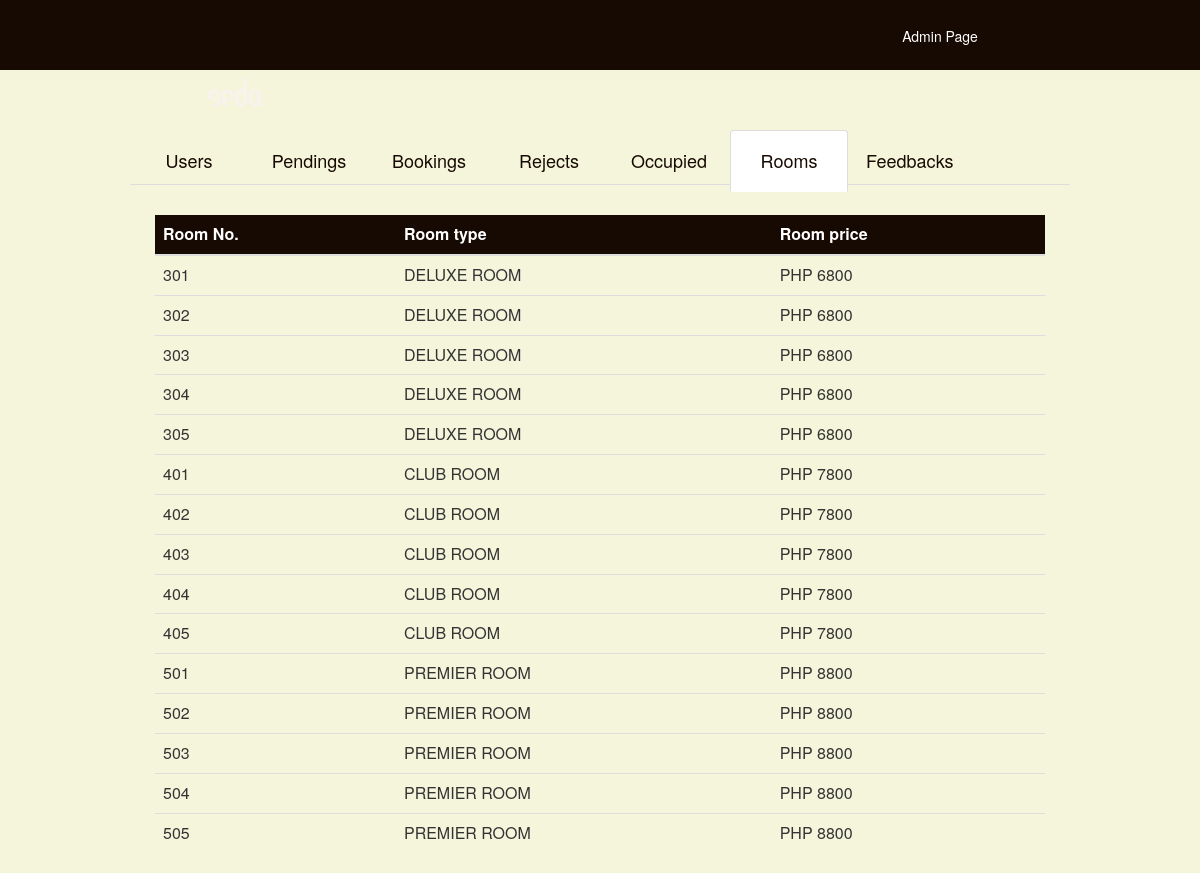
Screenshot of /admin4.php with the database file from the repository.
### tables this page shows
CREATE TABLE IF NOT EXISTS `rooms` (
  `room_num` int(5) NOT NULL,
  `room_type` varchar(100) NOT NULL,
  `room_price` int(50) NOT NULL
);

### admin4.php (the view, shortened to what this page needs)
<?php
$server="localhost";
$username="root";
$password="";
$connect_mysql=mysqli_connect($server,$username,$password) or die ("Connection Failed!");
$rooms = "SELECT * FROM rooms";
$room=mysqli_query($connect_mysql, $rooms) or die("Query Failed : ".mysqli_error());
?>
<html>
     <head>
        <link rel="stylesheet" type="text/css" href="style.css" />
        <link rel="stylesheet" href="https://maxcdn.bootstrapcdn.com/bootstrap/3.3.7/css/bootstrap.min.css">
    </head>
    <body id="adminbg">
        <div id="MainContainer">
            <div id="Header">
                    <div id="NavBar">
                        <ul>
                        <li style="color: white;">Admin Page</li>
                        </ul>
                    </div>
                    <div id="logo"><img src="img/logo2.png" width="70px" hieght="auto"></div>
            </div>
        </div>
         <div id="admin-wrapper" >
            <div id="page-inner">
                  <div class="fluid-container" style="padding: 30px; margin-top: 100px; ">
                    <center>
                    <ul class="nav nav-tabs" role="tablist">
                        <li style="color: white;"><a href="admin1.php" ><h4 id="textcolor">Users</h4></a></li>
                        <li style="color": white;><a href="admin2.php" ><h4 id="textcolor">Pendings</h4></a></li>
                        <li style="color": white;><a href="admin5.php" ><h4 id="textcolor">Bookings</h4></a></li>
                        <li style="color: white;"><a href="admin6.php" ><h4 id="textcolor">Rejects</h4></a></li>
                        <li style="color: white;"><a href="admin3.php" ><h4 id="textcolor">Occupied</h4></a></li>
                        <li class="active" ><a href="admin4.php" ><h4 id="textcolor">Rooms</h4></a></li>
                        <li style="color: white;"><a href="admin7.php" ><h4 id="textcolor">Feedbacks</h4></a></li>
                    </ul>
                    </center>
                </div>
                    <div class="tab-content" style="background-color: beige; color: #170a02;">
                      <div role="tabpanel" class="tab-pane fade in active" id="profile" style="overflow: auto; padding: 0 55px;">
                        <table id="table" class="table table-hover">
                            <thead>
                              <tr id="panel-heading" style="font-size: 16spx;">
                                        <th>Room No.</th>
                                        <th>Room type</th>
                                        <th>Room price</th>
                                    </tr>
                            </thead>
                            <tbody>
                              <?php while($rows=mysqli_fetch_array($room)) { ?>
                                    <tr>
                                        <td><?php echo $rows['room_num'] ?></td>
                                        <td><?php echo $rows['room_type'] ?></td>
                                        <td>PHP <?php echo $rows['room_price'] ?></td>
                                            <?php } ?>
                                    </tr>
                            </tbody>
                        </table>
                    </div>
                    </div>
                </div>
            </div>
    </body>
</html>

### style.css (style rules this page uses)
* { margin: 0px auto; padding: 0px; }
#Header { background-color: #170a02; width: 100%; height: 70px; position: fixed; z-index: 1000; top: 0px; }
#NavBar { margin-right: 200px; width:800px; height: 65px; margin-top: 11px; float:right; }
ul li { float:right; list-style: none; width: 120px; height: 55px; text-align: center; line-height: 50px; }
#logo { margin-top:18px; margin-left: 200px; }
#textcolor { color: #170a02; }
#admin-wrapper { margin-left: 100px; margin-right: 100px; }
#panel-heading { color: white; background-color: #170a02; border-color: #170a02; padding: 10px 15px; border-bottom: 1px solid transparent; border-top-left-radius: 3px; border-top-right-radius: 3px; }
table th, td { padding = 10px; }
#adminbg { background-color: beige; width: 100%; height: 100%; background-size: cover; display: table; background-attachment: fixed; }

### rows the page displays
rooms: room_num "301", room_type "DELUXE ROOM", room_price "6800"
rooms: room_num "302", room_type "DELUXE ROOM", room_price "6800"
rooms: room_num "303", room_type "DELUXE ROOM", room_price "6800"
rooms: room_num "304", room_type "DELUXE ROOM", room_price "6800"
rooms: room_num "305", room_type "DELUXE ROOM", room_price "6800"
rooms: room_num "401", room_type "CLUB ROOM", room_price "7800"
rooms: room_num "402", room_type "CLUB ROOM", room_price "7800"
rooms: room_num "403", room_type "CLUB ROOM", room_price "7800"
rooms: room_num "404", room_type "CLUB ROOM", room_price "7800"
rooms: room_num "405", room_type "CLUB ROOM", room_price "7800"
rooms: room_num "501", room_type "PREMIER ROOM", room_price "8800"
rooms: room_num "502", room_type "PREMIER ROOM", room_price "8800"
rooms: room_num "503", room_type "PREMIER ROOM", room_price "8800"
rooms: room_num "504", room_type "PREMIER ROOM", room_price "8800"
rooms: room_num "505", room_type "PREMIER ROOM", room_price "8800"
